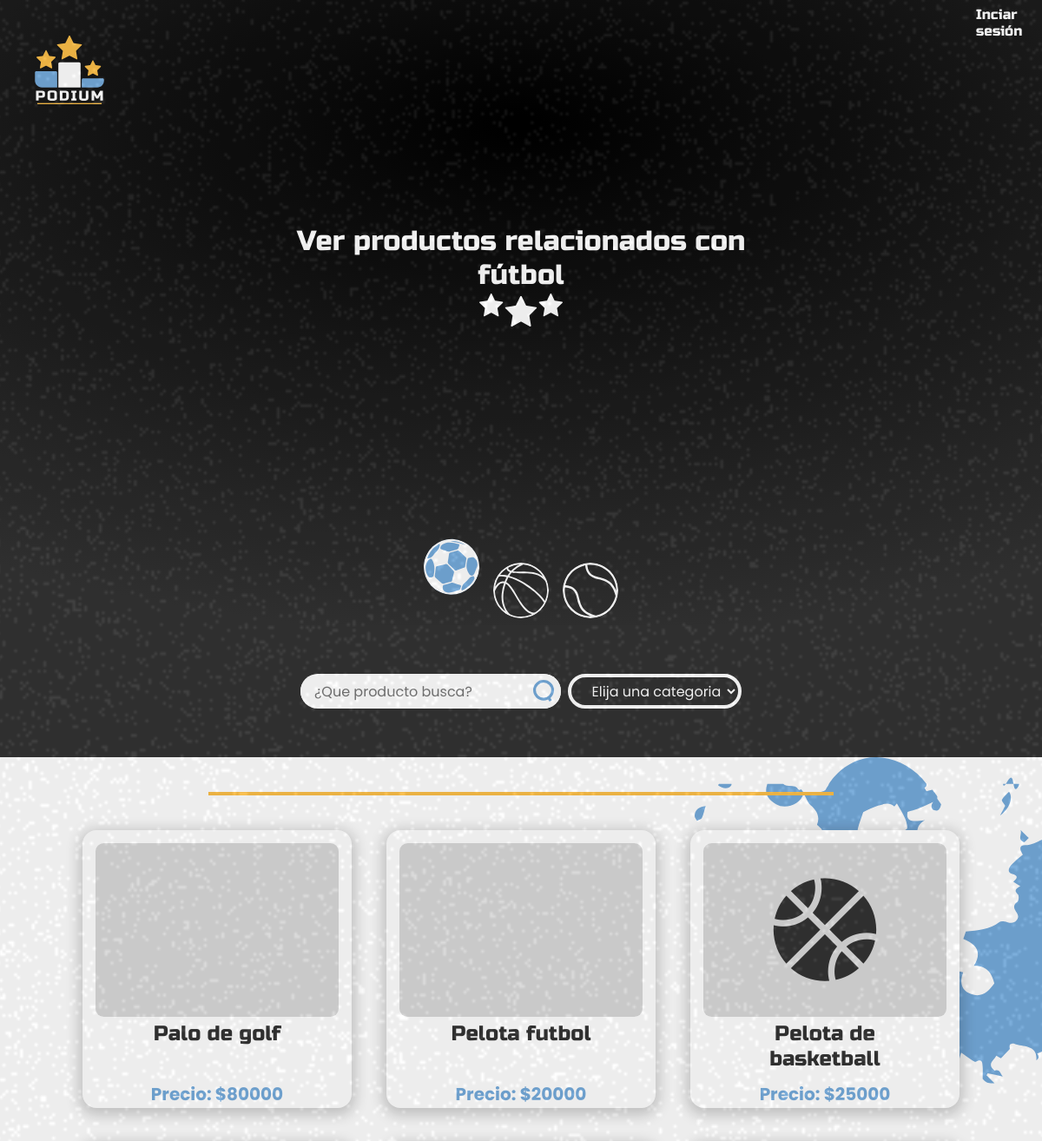
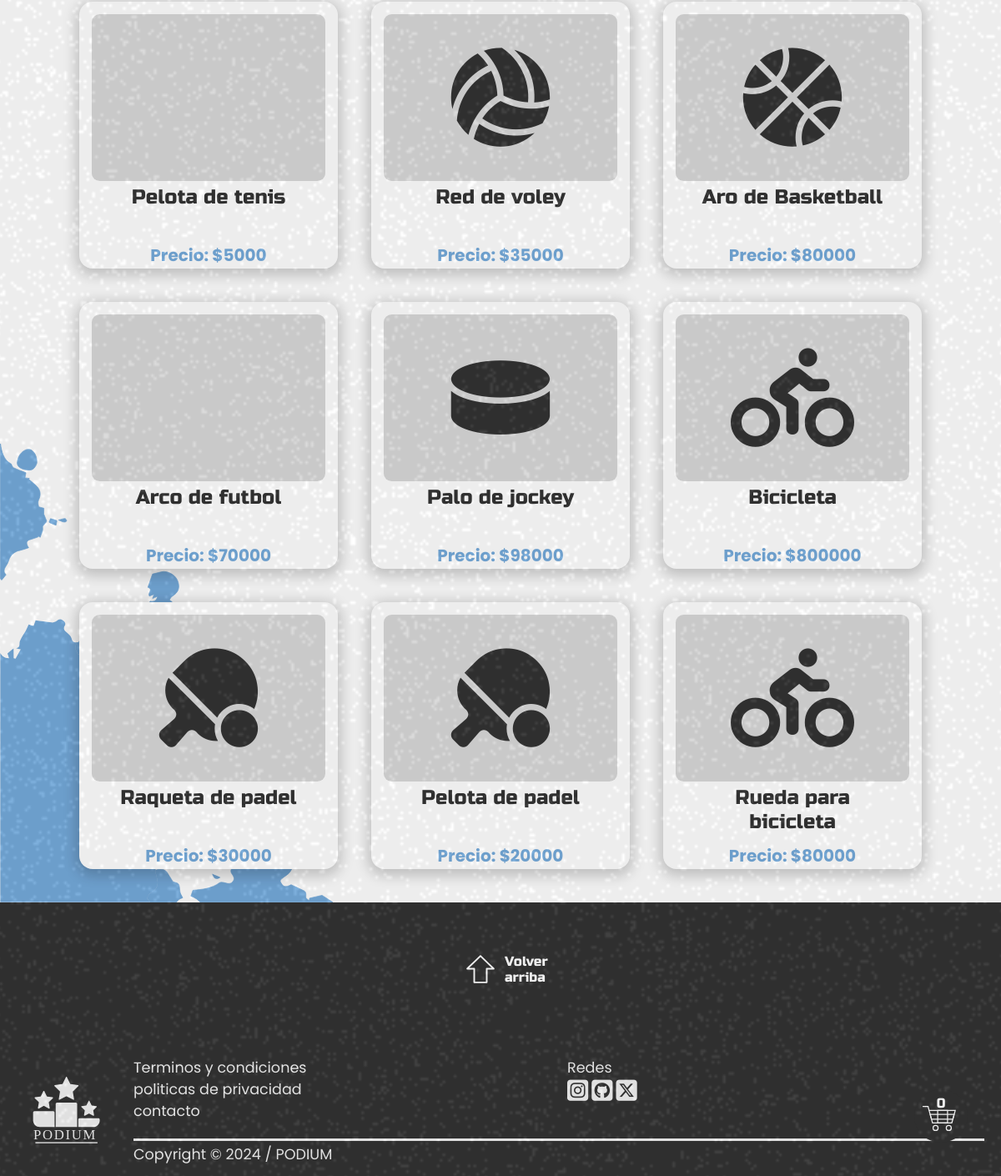
The page / on the database its author committed (2 pictures, top to bottom).
### tables this page shows
CREATE TABLE `producto` (
  `id_producto` int(11) NOT NULL,
  `nombre_producto` varchar(100) NOT NULL,
  `precio` float NOT NULL,
  `descripcion` varchar(500) NOT NULL,
  `cantidad_vendidos` int(100) NOT NULL,
  `cantidad_disponible` int(100) NOT NULL,
  `fk_categoria` int(100) NOT NULL,
  `fk_marca` int(11) NOT NULL
);

CREATE TABLE `categoria` (
  `id_categoria` int(11) NOT NULL,
  `categoria` varchar(100) NOT NULL,
  `icon` text NOT NULL
);

### codigophp/construccion.php (the view, shortened to what this page needs)
<?php
function producto($id, $icon, $nombre, $precio, $cantidad_disponible){
    echo '<div class="universidad">';
    echo'<div class="icon">'.$icon.'</div>';
        if($cantidad_disponible > 0){
        echo ('<h1 class="nombreuni">'.$nombre.'</h1>
            <p class="descripcionuni">Precio: $'.$precio.'</p>
            <a href="./producto-data.php?producto='.$id.'"  class="botonuni"></a>
        </div>
    ');
        }else{
            echo ('
                <h1 class="nombreuni">SIN STOCK</h1>
    </div>
    ');
        }
}
?>

### index.php (shortened to what this page needs)
<!DOCTYPE html>
<html lang="en-es">
<head>
    <link rel="stylesheet" href="estiloscss/styles.css">
</head>
<body>
<?php
    include "./codigophp/buscar.php";
    include "./codigophp/verificacion.php";
?>
<div class="container" >
    <button class="carrito" onclick="openMenu2()"><?php cantidadtotaldeproductos(); ?></button>
    <header class="header hidden" id="header">
        </header>
        <main class="carrusel ">
            <div class="imagenes">
            </div>
            <div class="filtro" >
            <a class="texto1" id="texto1">Ver productos relacionados con fútbol</a>
                <div class="circulos">
                    <button onclick="changeVideo(0)" class="circulo activo" style="background-image: url('imagenes/futbol.svg');"></button>
                    <button onclick="changeVideo(1)" class="circulo" style="background-image: url('imagenes/basket.svg');"></button>
                    <button onclick="changeVideo(2)" class="circulo" style="background-image: url('imagenes/tenis.svg');"></button>
                </div>
            </div>
            <a onclick="redirigir('identificador1')" class="logocarrusel"></a>
        </main>
        <main class="main">
            <div class="identificador" id="identificador1" style="top: 80dvh;"></div>
            <form class="barradebusqueda activo" id="barra" method="GET" action="./index.php#identificador2">
                <div>
                    <input type="text" name="busqueda" placeholder="¿Que producto busca?" required>
                    <input type="submit" value="" style="background-image: url(imagenes/lupa.svg);">
                </div>
                <select name="categoria" id="tipo" value="">
                    <option value="">Elija una categoria</option>
                </select>
            </form>
            <div class="productos" id="uni" style=" position:relative;">
                <?php
                    etiqueta();
                    buscar();
                ?>
            <div class="identificador" id="identificador2" style="top: -20dvh;"></div>
            </div>
            <div class="barradebusqueda volverarriba">
                <img src="imagenes/flecha.svg" alt="">
                <button onclick="redirigir('identificador1')" >Volver arriba</button>
            </div>
        </main>
    </div>
</body>
</html>

### codigophp/buscar.php (shortened to what this page needs)
<?php
$result = null;
include "./codigophp/conexionbs.php";
include "./codigophp/construccion.php";
function etiqueta(){
    if (isset($_GET['busqueda']) || isset($_GET['categoria'])) {
        $busqueda = $_GET['busqueda'];
        echo '<div class="etiquetas"><a href="index.php#identificador2" id="etiqueta" class="etiqueta">Eliminar filtros</a></div> <div class="barraseparadora" ></div>';
    }else{
        echo '<div class="barraseparadora" ></div>';
    }
}
function cantidadtotaldeproductos(){
    echo count($_SESSION['pedido']["cantidad"]);
}
function buscar(){
    global $conn;
    global $result;
if (isset($_GET['busqueda']) && isset($_GET['categoria'])) {
    $categoria = $_GET['categoria'];
    $busqueda = $_GET['busqueda'];
    if ($busqueda != null && $categoria != null){
        $param = "%$busqueda%";
        $stmt = $conn->prepare("SELECT p.*, c.icon FROM producto p INNER JOIN categoria c ON p.fk_categoria = c.id_categoria WHERE p.nombre_producto LIKE ? AND p.fk_categoria = ? ORDER BY p.cantidad_vendidos DESC");
        $stmt->bind_param("ss", $param,$categoria);
        $stmt->execute();
        $result = $stmt->get_result();
    }else if ($categoria != null){
        $stmt = $conn->prepare("SELECT p.*, c.icon FROM producto p INNER JOIN categoria c ON p.fk_categoria = c.id_categoria WHERE p.fk_categoria = ? ORDER BY p.cantidad_vendidos DESC");
        $stmt->bind_param("s", $categoria);
        $stmt->execute();
        $result = $stmt->get_result();
    }else if ($busqueda != null){
        $param = "%$busqueda%";
        $stmt = $conn->prepare("SELECT p.*, c.icon FROM producto p INNER JOIN categoria c ON p.fk_categoria = c.id_categoria WHERE p.nombre_producto LIKE ? ORDER BY p.cantidad_vendidos DESC");
        $stmt->bind_param("s", $param);
        $stmt->execute();
        $result = $stmt->get_result();
    }
}else{
    $stmt = $conn->prepare("SELECT p.*, c.icon FROM producto p INNER JOIN categoria c ON p.fk_categoria = c.id_categoria ORDER BY p.cantidad_vendidos DESC");
    $stmt->execute();
    $result = $stmt->get_result();
}
if ($result != null){
    if ($result->num_rows == 0) {
    echo "<p class= 'error' >No se encontraron resultados para la búsqueda: " . htmlspecialchars($busqueda)."</p>";
}else{
    while ($row = $result->fetch_assoc()) {
        producto($row["id_producto"], $row["icon"],$row["nombre_producto"], $row["precio"], $row["cantidad_disponible"]);
    }
}
}else{
    echo "<p class= 'error' >No se encontraron resultados para la búsqueda: " . htmlspecialchars($busqueda)."</p>";
}
}
?>

### codigophp/verificacion.php (shortened to what this page needs)
<?php
function esusuario($si,$no){
    if(!empty($_SESSION['id_usuario'])){
        echo $si;
    }else{
        echo $no;
    }
}
?>

### estiloscss/footer.css (style rules this page uses)
* { margin: 0; padding: 0; }
footer p { font-size: 2.2dvh !important; }
footer { background-color: #333333; width: 100%; height: fit-content; color: #f2f2f2; position: relative; overflow: hidden; }
footer .cont-footer { max-width: calc(100% - 40px); height: 100%; margin: 0 auto; display: grid; grid-template-columns: 120px 1fr 1fr; grid-template-rows: 1fr 30px; grid-template-areas: "icon datos redes" "icon copy copy"; padding: 25px 10px 15px 10px; gap: 20px; }
.cont-footer .icon { grid-area: "icon"; grid-row: 1 / 3; width: 120px; height: 100%; display: flex; justify-content: center; align-items: center; }
.cont-footer .icon img { height: 80px; }
.cont-footer .datos { grid-area: "datos"; }
.cont-footer .redes { grid-area: "redes"; }
.cont-footer .copy { grid-area: "copy"; grid-column: 2 / 4; border-top: 3px solid #f2f2f2; padding-top: 3px; }
.cont-footer .cont-redes i { font-size: 1.8rem; }

### rows shown on the page
producto: nombre_producto "Palo de golf", precio "80000"
producto: nombre_producto "Pelota futbol", precio "20000"
producto: nombre_producto "Pelota de basketball", precio "25000"
producto: nombre_producto "Pelota de tenis", precio "5000"
producto: nombre_producto "Red de voley", precio "35000"
producto: nombre_producto "Aro de Basketball", precio "80000"
producto: nombre_producto "Arco de futbol", precio "70000"
producto: nombre_producto "Palo de jockey", precio "98000"
producto: nombre_producto "Bicicleta", precio "800000"
producto: nombre_producto "Raqueta de padel", precio "30000"
producto: nombre_producto "Pelota de padel", precio "20000"
producto: nombre_producto "Rueda para bicicleta", precio "80000"

### other values the page prints
count($_SESSION['pedido']["cantidad"]) "0"
$no "Inciar sesión"
